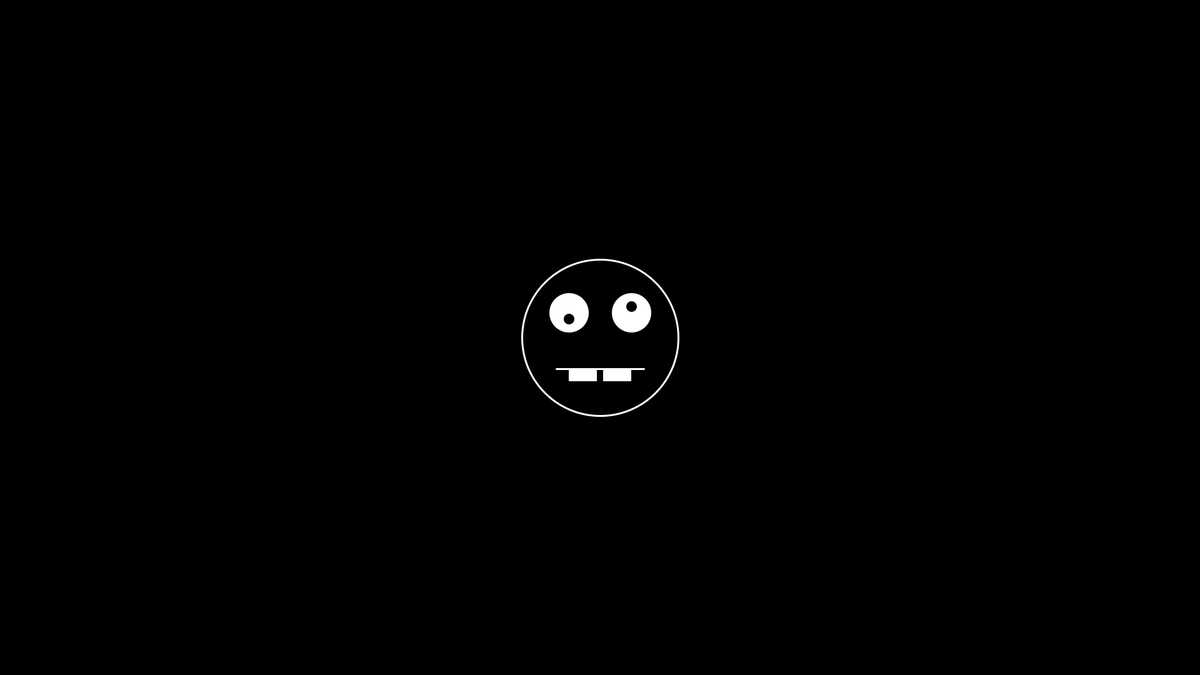
Frame 1 (no input)
Frame 60 (the mouse pressed at the canvas centre just before this capture): identical to frame 1, image omitted
Frame 120 (the mouse held since frame 60 and released just before this capture): identical to frame 1, image omitted

The Processing sketch that drew this single still picture (run headless with seeded random() and noise(); from frame 60 on, the mouse is pressed at the canvas centre):

// Processing sketch: V_Objects
// ── V_Objects.pde
/**********************************
 Processing 101: Objects
 **********************************
 
 Objects help you modularize and organize your code.
 Each object is a like separate program that has its own variables and functions.
 It's a good practive to save your objects in the saparate tab for organization purposes.
 
 **********************************/

// Classes
Face myFace;
color backgroundColor = 0; // Black

void setup() {

  size(1920, 1080);
  myFace = new Face("Eeny", width/2, height/2);
}

void draw() {

  background(backgroundColor);
  myFace.display();
}

// ── Face.pde

class Face {

  String name;
  int posX, posY;
  color faceColor = 255;
  int faceStroke = 3;
  int headW = 250;
  int headH = 250;
  int eyeW = 60;
  int eyeH = 60;
  int irisW = 20;
  int irisH = 20;
  int toothW = 45;
  int toothH = 20;

  // Constructor function is simular to setup() which runs only once.
  Face(String name_, int posX_, int posY_) {
    name = name_;
    posX = posX_;
    posY = posY_;
  }

  // Custom fuctions don't run by themselves and instead need to be 'called" from elsewhere 
  void display() {
    
    strokeWeight(faceStroke);

    // Head
    stroke(faceColor);
    fill(0);
    ellipse(posX, posY, headW, headH);

    // Eyes
    fill(255);
    ellipse(posX - 50, posY - 40, eyeW, eyeH); // Left eye
    fill(0);
    ellipse(posX - 50, posY - 30, irisW, irisH); // Left iris
    fill(255);
    ellipse(posX + 50, posY - 40, eyeW, eyeH); // Right eye
    fill(0);
    ellipse(posX + 50, posY - 50, irisW, irisH); // Right iris

    // Mouth
    line(posX - 70, posY + 50, posX + 70, posY + 50);
    fill(255);
    noStroke();
    rect (posX - 50, posY + 50, toothW, toothH);
    rect (posX + 5, posY + 50, toothW, toothH);
  }
}
